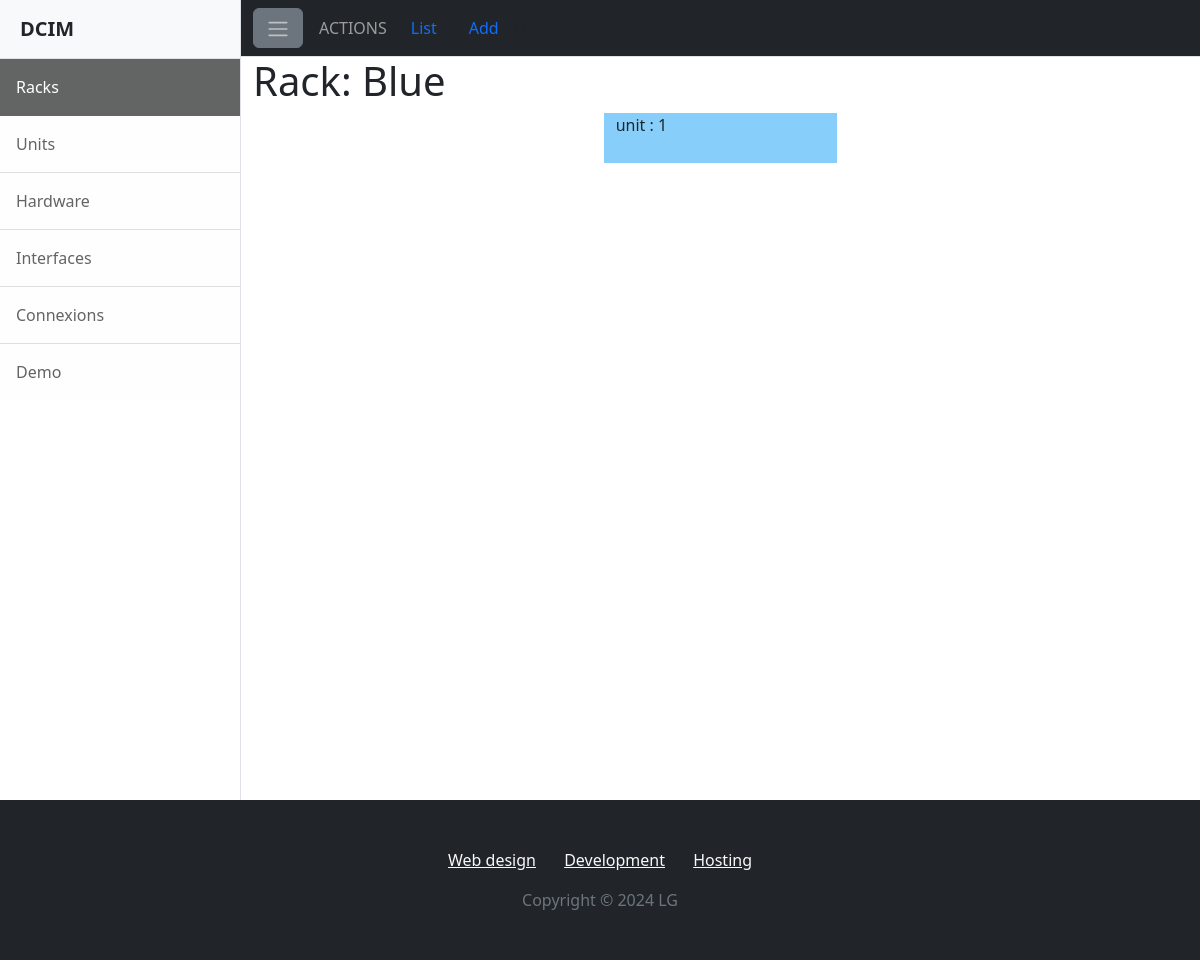
The app's page /rack/view/1, older data.
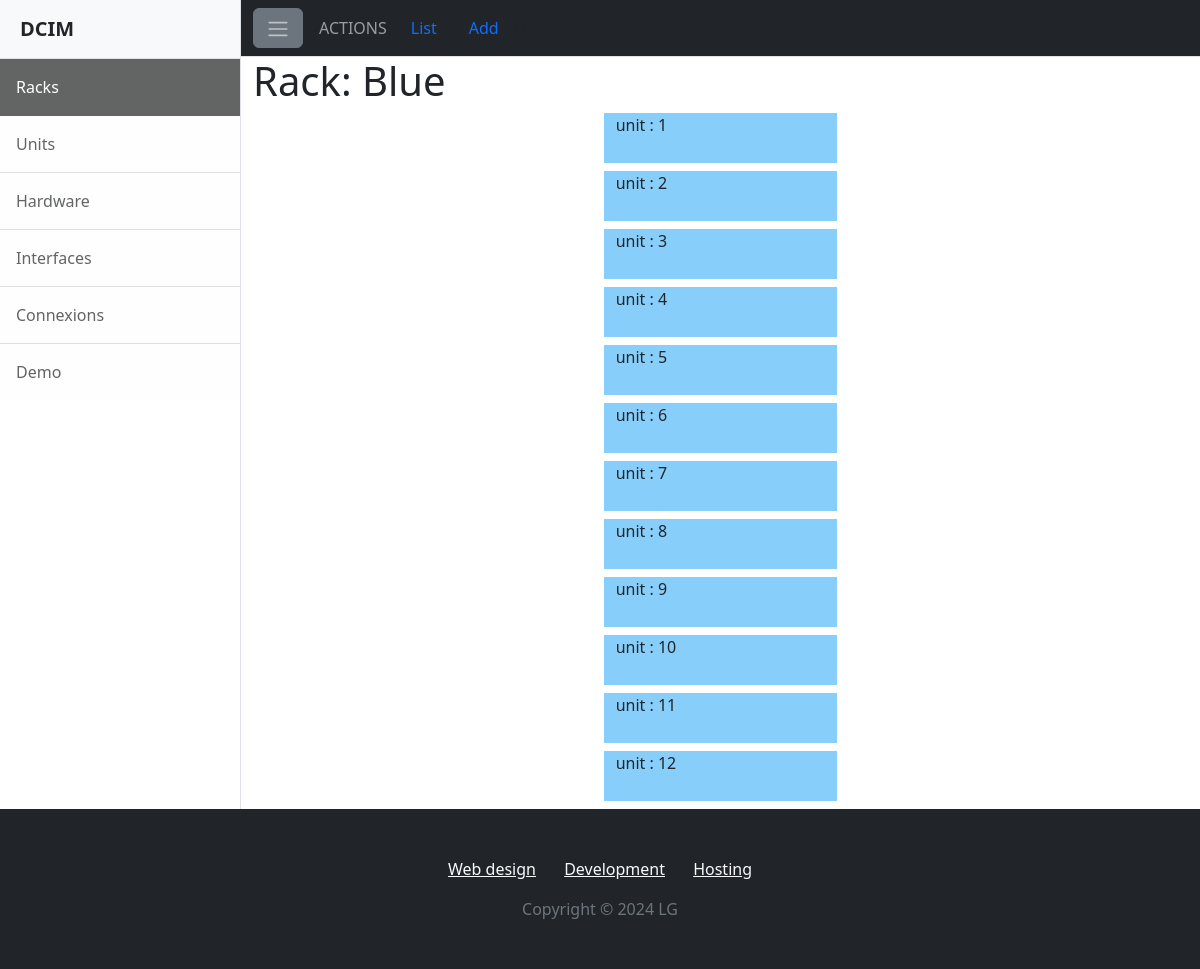
The same page, newer data.
### models.py (models this page shows)
class TimeMixin(object):
    created: Mapped[Optional[datetime]] = mapped_column(DateTime, nullable=False, default=datetime.now(timezone.utc))
    updated: Mapped[Optional[datetime]] = mapped_column(DateTime, nullable=True, default=datetime.now(timezone.utc), onupdate=datetime.now(timezone.utc))
    deleted: Mapped[Optional[datetime]] = mapped_column(DateTime, nullable=True, default=datetime.now(timezone.utc))
    active: Mapped[Optional[bool]] = mapped_column(Boolean, nullable=True, default=True)

class Unit(TimeMixin, db.Model):
    __tablename__ = 'unit'
    id: Mapped[int] = mapped_column(primary_key=True)
    seq: Mapped[int] = mapped_column(Integer, nullable=False)
    id_rack:Mapped[int] = mapped_column(ForeignKey('rack.id'))
    name: Mapped[str] = mapped_column(String(50), nullable=True)
    rack: Mapped[Rack] = relationship('Rack', back_populates='units')
    unit_hardware: Mapped[List['UnitHardware']] = relationship('UnitHardware', uselist=True, back_populates='unit')

### app/rack/routes.py (the view)
@rack.route('/view/<int:rack_id>', methods=['GET', 'POST'])
def view(rack_id):
    rack = Rack.query.get_or_404(rack_id)
    return render_template('rack/view.html', title='Rack', rack=rack, active_rack='active')

### app/rack/templates/rack/view.html
{% extends "rack/index.html" %}
{% block content %}
    <h1>Rack: {{ rack.name }}</h1>
    <div class="container-fluid col-3">
        {% for unit in rack.units %}
            <div class="row mb-2" style="height: 50px">
                <div class="col" style="background-color:lightskyblue">unit : {{ unit.seq }}</div>
            </div>
        {% endfor %}
    </div>
{% endblock %}

Row changes from the older to the newer data that the page shows:
now on this page (row edited): Unit: seq "2"
now on this page (row edited): Unit: seq "3"
now on this page (row edited): Unit: seq "4"
now on this page (row edited): Unit: seq "5"
now on this page (row edited): Unit: seq "6"
now on this page (row edited): Unit: seq "7"
now on this page (row edited): Unit: seq "8"
now on this page (row edited): Unit: seq "9"
now on this page (row edited): Unit: seq "10"
now on this page (row edited): Unit: seq "11"
now on this page (row edited): Unit: seq "12"
